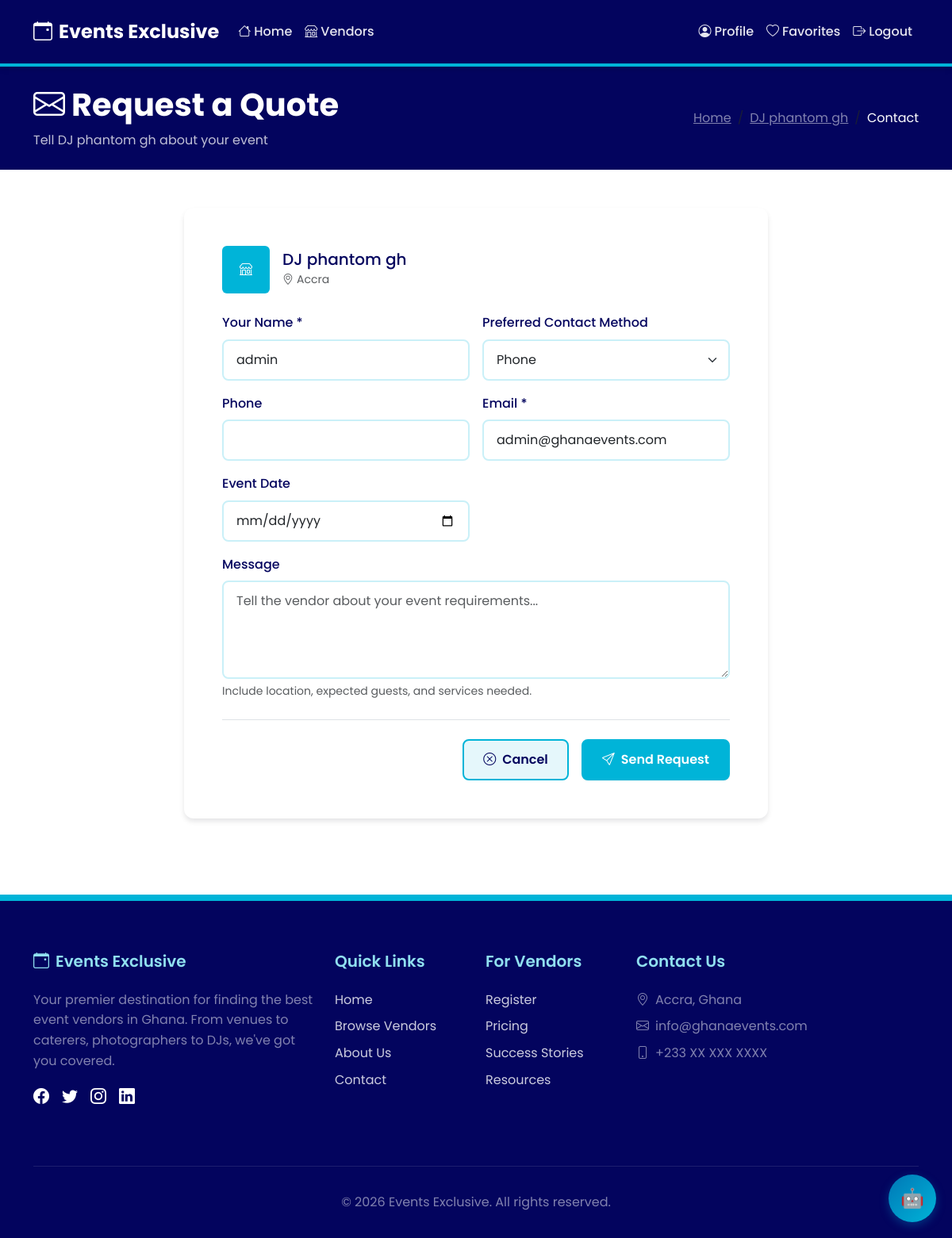
The page /leads/contact/dj-phantom-gh/ (signed in) on the database its author committed.
### vendors/models.py (models this page shows, shortened)
class Vendor(models.Model):
    STATUS_CHOICES = [
        ('pending', 'Pending'),
        ('active', 'Active'),
        ('suspended', 'Suspended'),
    ]
    PRICE_TIER_CHOICES = [
        ('low', 'Low (₵)'),
        ('medium', 'Medium (₵₵)'),
        ('high', 'High (₵₵₵)'),
    ]
    id = models.UUIDField(primary_key=True, default=uuid.uuid4, editable=False)
    user = models.ForeignKey('accounts.User', on_delete=models.CASCADE, related_name='vendors', null=True, blank=True)
    category = models.ForeignKey('categories.Category', on_delete=models.PROTECT, related_name='vendors')
    name = models.CharField(max_length=255)
    slug = models.SlugField(max_length=255, unique=True)
    subcategory = models.CharField(max_length=100, blank=True)
    description = models.TextField()
    address = models.CharField(max_length=500)
    city = models.CharField(max_length=100, default='Accra')
    neighborhood = models.CharField(max_length=100, blank=True)
    latitude = models.DecimalField(max_digits=9, decimal_places=6, null=True, blank=True)
    longitude = models.DecimalField(max_digits=9, decimal_places=6, null=True, blank=True)
    phone_number = models.CharField(max_length=20)
    email = models.EmailField()
    website = models.URLField(blank=True)
    social_links = models.JSONField(
        default=dict,
        blank=True,
        help_text="JSON object with instagram, facebook, twitter keys"
    )
    images = models.JSONField(default=list, blank=True, help_text="Array of image URLs")
    tags = models.JSONField(default=list, blank=True, help_text="Array of tags")
    price_tier = models.CharField(max_length=10, choices=PRICE_TIER_CHOICES, default='medium')
    estimated_price_range = models.CharField(max_length=100, blank=True, help_text="e.g. '₵500 - ₵2000'")
    rating = models.DecimalField(
        max_digits=3,
        decimal_places=2,
        default=0.00,
        validators=[MinValueValidator(0), MaxValueValidator(5)]
    )
    reviews_count = models.IntegerField(default=0)
    verified = models.BooleanField(default=False)
    status = models.CharField(max_length=10, choices=STATUS_CHOICES, default='pending')
    subscription_plan = models.ForeignKey(
        'billing.SubscriptionPlan',
        on_delete=models.SET_NULL,
        null=True,
        blank=True,
        related_name='vendors'
    )
    views_count = models.IntegerField(default=0)
    leads_count = models.IntegerField(default=0)
    created_at = models.DateTimeField(auto_now_add=True)
    updated_at = models.DateTimeField(auto_now=True)
    class Meta:
        db_table = 'vendors'
        ordering = ['-created_at']
        indexes = [
            models.Index(fields=['status', 'verified']),
            models.Index(fields=['category', 'city']),
            models.Index(fields=['slug']),
        ]
    @property
    def images_list(self):
        import json
        if not self.images:
            return []

### leads/models.py (models this page shows, shortened)
class Lead(models.Model):
    STATUS_CHOICES = [
        ('new', 'New'),
        ('contacted', 'Contacted'),
        ('closed', 'Closed'),
    ]
    CONTACT_METHOD_CHOICES = [
        ('phone', 'Phone'),
        ('email', 'Email'),
        ('in-app', 'In-App'),
    ]
    SOURCE_CHOICES = [
        ('search', 'Search'),
        ('featured', 'Featured'),
        ('ad', 'Advertisement'),
        ('direct', 'Direct'),
    ]
    id = models.UUIDField(primary_key=True, default=uuid.uuid4, editable=False)
    vendor = models.ForeignKey('vendors.Vendor', on_delete=models.CASCADE, related_name='leads')
    user = models.ForeignKey(
        'accounts.User',
        on_delete=models.SET_NULL,
        null=True,
        blank=True,
        related_name='leads',
        help_text="Null if guest user"
    )
    name = models.CharField(max_length=255)
    phone = models.CharField(max_length=20, blank=True)
    email = models.EmailField(blank=True)
    message = models.TextField(blank=True)
    event_date = models.DateField(null=True, blank=True, help_text="Planned event date")
    contact_method = models.CharField(max_length=10, choices=CONTACT_METHOD_CHOICES, default='phone')
    status = models.CharField(max_length=10, choices=STATUS_CHOICES, default='new')
    source = models.CharField(max_length=10, choices=SOURCE_CHOICES, default='search')
    billed = models.BooleanField(default=False, help_text="Whether this lead has been billed")
    created_at = models.DateTimeField(auto_now_add=True)
    updated_at = models.DateTimeField(auto_now=True)
    class Meta:
        db_table = 'leads'
        ordering = ['-created_at']
        indexes = [
            models.Index(fields=['vendor', 'status']),
            models.Index(fields=['created_at']),
        ]

### accounts/models.py (models this page shows, shortened)
class User(AbstractUser):
    ROLE_CHOICES = [
        ('user', 'User'),
        ('vendor', 'Vendor'),
        ('admin', 'Admin'),
    ]
    id = models.UUIDField(primary_key=True, default=uuid.uuid4, editable=False)
    email = models.EmailField(unique=True)
    phone = models.CharField(max_length=20, blank=True, null=True)
    role = models.CharField(max_length=10, choices=ROLE_CHOICES, default='user')
    favorites = models.JSONField(default=list, blank=True)
    created_at = models.DateTimeField(auto_now_add=True)
    updated_at = models.DateTimeField(auto_now=True)
    USERNAME_FIELD = 'email'
    REQUIRED_FIELDS = ['username']
    class Meta:
        db_table = 'users'
        ordering = ['-created_at']

### leads/views.py (the view)
# urls.py: path('contact/<slug:vendor_slug>/', views.lead_create_view, name='lead_create'),
def lead_create_view(request, vendor_slug):
    vendor = get_object_or_404(Vendor, slug=vendor_slug, status='active')
    if request.method == 'POST':
        form = LeadForm(request.POST)
        if form.is_valid():
            lead = form.save(commit=False)
            lead.vendor = vendor
            if request.user.is_authenticated:
                lead.user = request.user
                if not lead.name:
                    lead.name = request.user.get_full_name() or request.user.username
                if not lead.email:
                    lead.email = request.user.email
                if not lead.phone and request.user.phone:
                    lead.phone = request.user.phone
            lead.save()
            try:
                send_lead_notification_email(lead)
            except Exception as e:
                print(f"Failed to send lead notification email: {e}")
            messages.success(request, f'Your request has been sent to {vendor.name}!')
            return redirect('vendor_detail', slug=vendor.slug)
    else:
        initial = {}
        if request.user.is_authenticated:
            initial = {
                'name': request.user.get_full_name() or request.user.username,
                'email': request.user.email,
                'phone': request.user.phone or '',
            }
        form = LeadForm(initial=initial)
    return render(request, 'leads/lead_form.html', {
        'form': form,
        'vendor': vendor,
    })

### leads/forms.py
class LeadForm(forms.ModelForm):
    class Meta:
        model = Lead
        fields = ['name', 'phone', 'email', 'message', 'event_date', 'contact_method']
        widgets = {
            'message': forms.Textarea(attrs={
                'rows': 4,
                'placeholder': 'Tell the vendor about your event requirements...'
            }),
            'event_date': forms.DateInput(attrs={'type': 'date'}),
        }
    def __init__(self, *args, **kwargs):
        super().__init__(*args, **kwargs)
        self.fields['event_date'].required = False
        self.fields['message'].required = False
        for field_name, field in self.fields.items():
            if isinstance(field.widget, (forms.Select, forms.SelectMultiple)):
                field.widget.attrs['class'] = 'form-select'
            else:
                field.widget.attrs['class'] = 'form-control'

### templates/leads/lead_form.html (shortened to what this page needs)
{% extends 'base.html' %}
{% load static %}
{% block content %}
<section class="bg-gradient-primary text-white py-4">
    <div class="container">
        <div class="row align-items-center">
            <div class="col-md-8">
                <h1 class="fw-bold mb-2">
                    <i class="bi bi-envelope me-2"></i>Request a Quote
                </h1>
                <p class="mb-0 opacity-75">Tell {{ vendor.name }} about your event</p>
            </div>
            <div class="col-md-4">
                <nav aria-label="breadcrumb">
                    <ol class="breadcrumb justify-content-md-end mb-0">
                        <li class="breadcrumb-item"><a href="{% url 'home' %}" class="text-white-50">Home</a></li>
                        <li class="breadcrumb-item"><a href="{% url 'vendor_detail' vendor.slug %}" class="text-white-50">{{ vendor.name }}</a></li>
                        <li class="breadcrumb-item active text-white" aria-current="page">Contact</li>
                    </ol>
                </nav>
            </div>
        </div>
    </div>
</section>
<section class="py-5">
    <div class="container">
        <div class="row justify-content-center">
            <div class="col-lg-8">
                <div class="card-custom">
                    <div class="card-body p-4 p-md-5">
                        <div class="d-flex align-items-center mb-4">
                            {% if vendor.images_list %}
                                <img src="{{ vendor.images_list.0 }}" alt="{{ vendor.name }}" class="rounded me-3" style="width:60px;height:60px;object-fit:cover;">
                            {% else %}
                                <div class="bg-gradient-secondary rounded me-3 d-flex align-items-center justify-content-center" style="width:60px;height:60px;">
                                    <i class="bi bi-shop text-white"></i>
                                </div>
                            {% endif %}
                            <div>
                                <h5 class="mb-0 text-deep-navy">{{ vendor.name }}</h5>
                                <small class="text-muted"><i class="bi bi-geo-alt me-1"></i>{{ vendor.city }}{% if vendor.neighborhood %}, {{ vendor.neighborhood }}{% endif %}</small>
                            </div>
                        </div>
                        <form method="POST">
                            <div class="row g-3">
                                <div class="col-md-6">
                                    <label class="form-label">Your Name *</label>
                                    {{ form.name }}
                                </div>
                                <div class="col-md-6">
                                    <label class="form-label">Preferred Contact Method</label>
                                    {{ form.contact_method }}
                                </div>
                                <div class="col-md-6">
                                    <label class="form-label">Phone</label>
                                    {{ form.phone }}
                                </div>
                                <div class="col-md-6">
                                    <label class="form-label">Email *</label>
                                    {{ form.email }}
                                </div>
                                <div class="col-md-6">
                                    <label class="form-label">Event Date</label>
                                    {{ form.event_date }}
                                </div>
                                <div class="col-12">
                                    <label class="form-label">Message</label>
                                    {{ form.message }}
                                    <small class="text-muted d-block mt-1">Include location, expected guests, and services needed.</small>
                                </div>
                            </div>
                            <div class="d-flex gap-3 justify-content-end pt-4 border-top mt-4">
                                <a href="{% url 'vendor_detail' vendor.slug %}" class="btn btn-secondary-custom">
                                    <i class="bi bi-x-circle me-2"></i>Cancel
                                </a>
                                <button type="submit" class="btn btn-primary-custom">
                                    <i class="bi bi-send me-2"></i>Send Request
                                </button>
                            </div>
                        </form>
                    </div>
                </div>
            </div>
        </div>
    </div>
</section>
{% endblock %}

### templates/base.html (style rules this page uses)
:root { --color-deep-navy: #03045E; --color-royal-blue: #0077B6; --color-ocean-blue: #00B4D8; --color-light-aqua: #90E0EF; --color-pale-cyan: #CAF0F8; --color-primary: #00B4D8; --color-primary-dark: #03045E; --color-primary-light: #90E0EF; --color-secondary: #0077B6; --color-background: #f8f9fa; --color-background-light: #ffffff; --color-text-dark: #03045E; --color-text-light: #ffffff; --color-text-muted: #5a6c7d; --color-success: #10b981; --color-warning: #90E0EF; --color-danger: #ef4444; --color-info: #0077B6; --shadow-sm: 0 1px 2px rgba(0, 8, 20, 0.05); --shadow-md: 0 4px 6px rgba(0, 8, 20, 0.1); --shadow-lg: 0 10px 15px rgba(0, 8, 20, 0.15); --shadow-xl: 0 20px 25px rgba(0, 8, 20, 0.2); --radius-sm: 0.375rem; --radius-md: 0.5rem; --radius-lg: 0.75rem; --radius-xl: 1rem; --radius-full: 9999px; }
* { margin: 0; padding: 0; box-sizing: border-box; }
body { font-family: 'Poppins', sans-serif; background-color: var(--color-background-light); color: var(--color-text-dark); line-height: 1.6; }
.btn-primary-custom { background: var(--color-ocean-blue); border: 2px solid var(--color-ocean-blue); color: var(--color-text-light); padding: 0.75rem 1.5rem; font-weight: 600; border-radius: var(--radius-md); transition: all 0.3s ease; box-shadow: var(--shadow-sm); }
.btn-secondary-custom { background-color: rgba(0, 180, 216, 0.1); border: 2px solid var(--color-ocean-blue); color: var(--color-deep-navy); padding: 0.75rem 1.5rem; font-weight: 600; border-radius: var(--radius-md); transition: all 0.3s ease; }
.card-custom { background: var(--color-text-light); border: none; border-radius: var(--radius-lg); box-shadow: var(--shadow-md); transition: all 0.3s ease; overflow: hidden; }
.form-label { color: var(--color-deep-navy); font-weight: 500; margin-bottom: 0.5rem; }
.form-control, .form-select { border: 2px solid rgba(0, 53, 102, 0.1); border-radius: var(--radius-md); padding: 0.75rem 1rem; transition: all 0.3s ease; }
.bg-gradient-primary { background: var(--color-deep-navy); }
.bg-gradient-secondary { background: var(--color-ocean-blue); }
.text-deep-navy { color: var(--color-deep-navy); }

### templates/leads/lead_form.html (style rules this page uses)
.form-control, .form-select { border: 2px solid var(--color-pale-cyan); border-radius: var(--radius-md); padding: 0.75rem 1rem; }
textarea.form-control { min-height: 120px; }

### rows shown on the page
Vendor: name "DJ phantom gh", city "Accra"
User: email "admin@ghanaevents.com"
